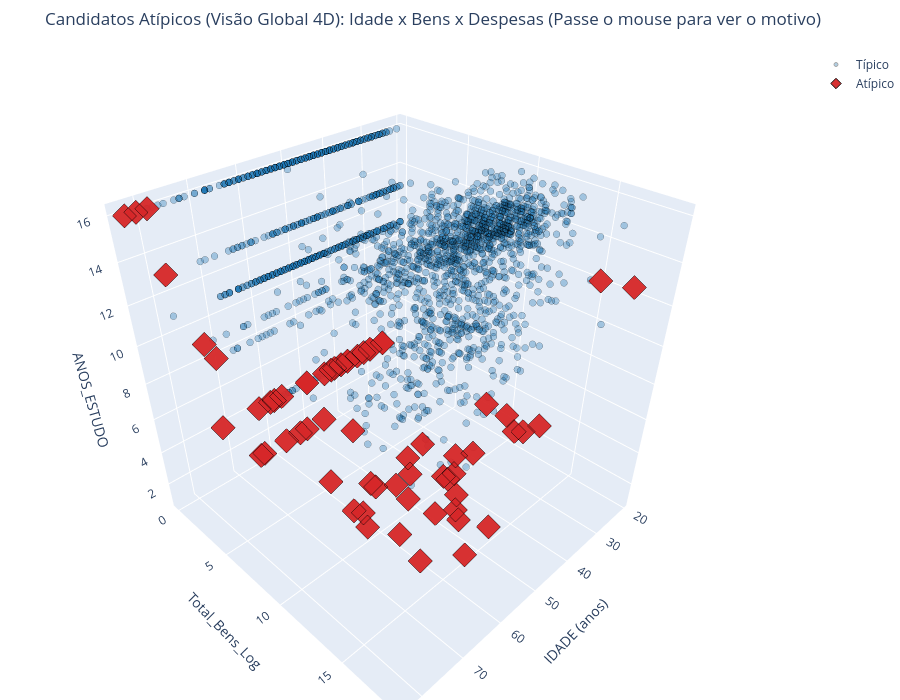

Write notebook code for a chart like this one.
### Markdown cell above
### O mesmo recorte, em 3D — e a explicação dos pontos que parecem "no meio"

> [!IMPORTANT]
> **Por que alguns pontos atípicos parecem estar misturados "no meio" da nuvem 3D?**  
> O modelo Isolation Forest operou simultaneamente em **4 dimensões** (`IDADE`, `ANOS_ESTUDO`, `Total_Bens_Log`, `Total_Despesas_Contratadas_Log`). No entanto, o gráfico 3D abaixo plota apenas 3 eixos espaciais (`IDADE`, `Total_Bens_Log` e `Total_Despesas_Contratadas_Log`).
>
> A **4ª dimensão (`ANOS_ESTUDO` / Escolaridade)** não possui um eixo geométrico no espaço 3D!  
> Como consequência, candidatos como **Tiririca (CE)**, **Ubirajara É Show Papai (CE)** e **Ditinho Avivip (BA)** possuem patrimônio, idade e despesas perfeitamente compatíveis com os demais candidatos, mas têm **apenas 1 a 4 anos de estudo (Lê e Escreve ou Fundamental Incompleto)** num ecossistema onde a imensa maioria possui Ensino Superior ($z = -4$ e $-5$). No gráfico 3D, eles são projetados no meio da nuvem, mas no espaço 4D real estão totalmente isolados no chão da escolaridade!
>
> 👉 **Passe o mouse sobre os pontos vermelhos:** o tooltip diagnóstico exibe o campo **"🚨 Motivo do Isolamento"**, informando exatamente qual variável causou a atipicidade do candidato!

### Code cell
cores_iso = {'Típico': '#1f77b4', 'Atípico': '#d62728'}

fig3d = go.Figure()
for status, cor in cores_iso.items():
    sub = df_cluster[df_cluster['anomalia_global'] == status]
    
    customdata = np.stack((
        sub['NM_URNA_CANDIDATO'],
        sub['SG_UF'],
        sub['cluster'],
        sub['anomalia_global'],
        sub['score_global'],
        sub['motivo_global'],
        sub['DS_GRAU_INSTRUCAO'],
        sub['ANOS_ESTUDO'],
        sub['Total_Bens'].map(lambda x: f"R$ {x:,.0f}".replace(',', 'X').replace('.', ',').replace('X', '.')),
        sub['Total_Despesas_Contratadas'].map(lambda x: f"R$ {x:,.0f}".replace(',', 'X').replace('.', ',').replace('X', '.'))
    ), axis=-1)

    fig3d.add_trace(go.Scatter3d(
        x=sub['IDADE'], y=sub['Total_Bens_Log'], z=sub['ANOS_ESTUDO'],
        mode='markers', name=status,
        customdata=customdata,
        marker=dict(
            size=4 if status == 'Típico' else 8,
            color=cor,
            symbol='circle' if status == 'Típico' else 'diamond',
            opacity=0.35 if status == 'Típico' else 0.95,
            line=dict(width=1, color='black'),
        ),
        hovertemplate=(
            '<b>%{customdata[0]} (%{customdata[1]}) — %{customdata[2]}</b><br>' +
            '<b>Status:</b> %{customdata[3]} (Score: %{customdata[4]:.3f})<br>' +
            '<b>Motivo do Isolamento:</b> %{customdata[5]}<br>' +
            '----------------------------------------<br>' +
            '<b>Idade:</b> %{x} anos<br>' +
            '<b>Escolaridade:</b> %{customdata[6]} (%{customdata[7]} anos)<br>' +
            '<b>Bens Declarados:</b> %{customdata[8]}<br>' +
            '<b>Despesas Contratadas:</b> %{customdata[9]}<extra></extra>'
        )
    ))

fig3d.update_layout(
    scene=dict(
        xaxis_title='IDADE (anos)',
        yaxis_title='Total_Bens_Log',
        zaxis_title='ANOS_ESTUDO'
    ),
    title=f'Candidatos Atípicos (Visão Global 4D): Idade x Bens x Despesas (Passe o mouse para ver o motivo)',
    height=700, margin=dict(l=0, r=0, b=0, t=50),
)
fig3d.show()

# Salvar versão interativa em HTML
fig3d.write_html('images/notebook4/04_grafico_3d_anomalias_global.html')
print("Gráfico 3D interativo salvo em: images/notebook4/04_grafico_3d_anomalias_global.html")

# ── Versão Estática 3D em Matplotlib para Slides de Apresentação ──────────────
fig_3d_mpl = plt.figure(figsize=(12, 8))
ax_3d = fig_3d_mpl.add_subplot(111, projection='3d')
tipicos = df_cluster[df_cluster['anomalia_global'] == 'Típico']
atipicos = df_cluster[df_cluster['anomalia_global'] == 'Atípico']

ax_3d.scatter(tipicos['IDADE'], tipicos['Total_Bens_Log'], tipicos['ANOS_ESTUDO'],
             c='#2b6cb0', alpha=0.25, s=25, label=f'Típico (n={len(tipicos)})')
ax_3d.scatter(atipicos['IDADE'], atipicos['Total_Bens_Log'], atipicos['ANOS_ESTUDO'],
             c='#e53e3e', marker='^', alpha=0.95, s=75, edgecolors='black', label=f'Atípico (n={len(atipicos)})')

# Destaque com rótulos para os casos mais discrepantes
destaques = atipicos.sort_values('score_global').head(6)
for _, r in destaques.iterrows():
    ax_3d.text(r['IDADE'], r['Total_Bens_Log'], r['Total_Despesas_Contratadas_Log'],
               f" {r['NM_URNA_CANDIDATO']}", fontsize=8, fontweight='bold', color='#742a2a')

ax_3d.set_xlabel('Idade (anos)', fontweight='bold', labelpad=10)
ax_3d.set_ylabel('Total_Bens_Log', fontweight='bold', labelpad=10)
ax_3d.set_zlabel('ANOS_ESTUDO', fontweight='bold', labelpad=10)
ax_3d.set_title('Detecção de Anomalias 3D — Idade x Bens x Despesas (Isolation Forest 3%)\n[Nota: A 4ª dimensão é a Escolaridade]', fontsize=12, fontweight='bold')
ax_3d.legend(loc='upper right')
ax_3d.view_init(elev=22, azim=135)
plt.tight_layout()
plt.savefig('images/notebook4/04_grafico_3d_anomalias_matplotlib.png', dpi=300, bbox_inches='tight')
plt.show()
print("Versão estática salva em: images/notebook4/04_grafico_3d_anomalias_matplotlib.png")

### Figure 1 — Plotly figure (JSON) as saved in the notebook; plotly's stock layout.template omitted (floating-point values rounded to 4 significant figures; data arrays with more than 128 entries replaced by an {"elided": "..."} marker saying what was removed)
{"data": [{"customdata": {"elided": "2157x10 mixed values"}, "hovertemplate": "<b>%{customdata[0]} (%{customdata[1]}) — %{customdata[2]}</b><br><b>Status:</b> %{customdata[3]} (Score: %{customdata[4]:.3f})<br><b>Motivo do Isolamento:</b> %{customdata[5]}<br>----------------------------------------<br><b>Idade:</b> %{x} anos<br><b>Escolaridade:</b> %{customdata[6]} (%{customdata[7]} anos)<br><b>Bens Declarados:</b> %{customdata[8]}<br><b>Despesas Contratadas:</b> %{customdata[9]}<extra></extra>", "marker": {"color": "#1f77b4", "line": {"color": "black", "width": 1}, "opacity": 0.35, "size": 4, "symbol": "circle"}, "mode": "markers", "name": "Típico", "type": "scatter3d", "x": {"elided": "2157 int values"}, "y": {"elided": "2157 float values"}, "z": {"elided": "2157 int values"}}, {"customdata": {"elided": "67x10 mixed values"}, "hovertemplate": "<b>%{customdata[0]} (%{customdata[1]}) — %{customdata[2]}</b><br><b>Status:</b> %{customdata[3]} (Score: %{customdata[4]:.3f})<br><b>Motivo do Isolamento:</b> %{customdata[5]}<br>----------------------------------------<br><b>Idade:</b> %{x} anos<br><b>Escolaridade:</b> %{customdata[6]} (%{customdata[7]} anos)<br><b>Bens Declarados:</b> %{customdata[8]}<br><b>Despesas Contratadas:</b> %{customdata[9]}<extra></extra>", "marker": {"color": "#d62728", "line": {"color": "black", "width": 1}, "opacity": 0.95, "size": 8, "symbol": "diamond"}, "mode": "markers", "name": "Atípico", "type": "scatter3d", "x": [59, 27, 40, 64, 59, 55, 47, 55, 72, 59, 38, 78, 57, 70, 61, 28, 47, 59, 54, 63, 43, 62, 81, 56, 48, 27, 51, 83, 53, 63, 50, 43, 60, 71, 31, 46, 52, 45, 78, 40, 59, 38, 50, 25, 42, 62, 57, 60, 73, 77, 35, 79, 33, 51, 51, 53, 27, 31, 26, 48, 50, 79, 49, 45, 28, 42, 69], "y": [11.0, 16.12, 0.0, 0.0, 0.0, 16.65, 16.51, 10.92, 0.0, 11.29, 0.0, 0.0, 0.0, 12.21, 13.5, 9.798, 9.616, 0.0, 14.97, 0.0, 0.0, 9.904, 0.0, 14.6, 16.17, 0.0, 12.71, 0.0, 13.88, 0.0, 0.0, 0.0, 0.0, 0.0, 0.0, 0.0, 9.862, 0.0, 12.42, 0.0, 0.0, 0.0, 11.59, 17.69, 12.26, 10.31, 0.0, 12.24, 0.0, 13.82, 0.0, 14.97, 0.0, 0.0, 12.37, 0.0, 0.0, 0.0, 13.48, 12.92, 0.0, 0.0, 12.65, 11.68, 11.43, 0.0, 10.82], "z": [4, 13, 4, 1, 4, 4, 8, 4, 4, 1, 4, 13, 4, 4, 1, 4, 4, 4, 1, 1, 4, 4, 16, 4, 8, 4, 4, 16, 4, 4, 4, 4, 4, 8, 4, 1, 4, 4, 8, 4, 4, 4, 1, 13, 4, 4, 1, 4, 9, 11, 4, 8, 4, 1, 4, 1, 4, 4, 4, 1, 4, 16, 4, 4, 4, 4, 4]}], "layout": {"height": 700, "margin": {"b": 0, "l": 0, "r": 0, "t": 50}, "scene": {"xaxis": {"title": {"text": "IDADE (anos)"}}, "yaxis": {"title": {"text": "Total_Bens_Log"}}, "zaxis": {"title": {"text": "ANOS_ESTUDO"}}}, "title": {"text": "Candidatos Atípicos (Visão Global 4D): Idade x Bens x Despesas (Passe o mouse para ver o motivo)"}}}
